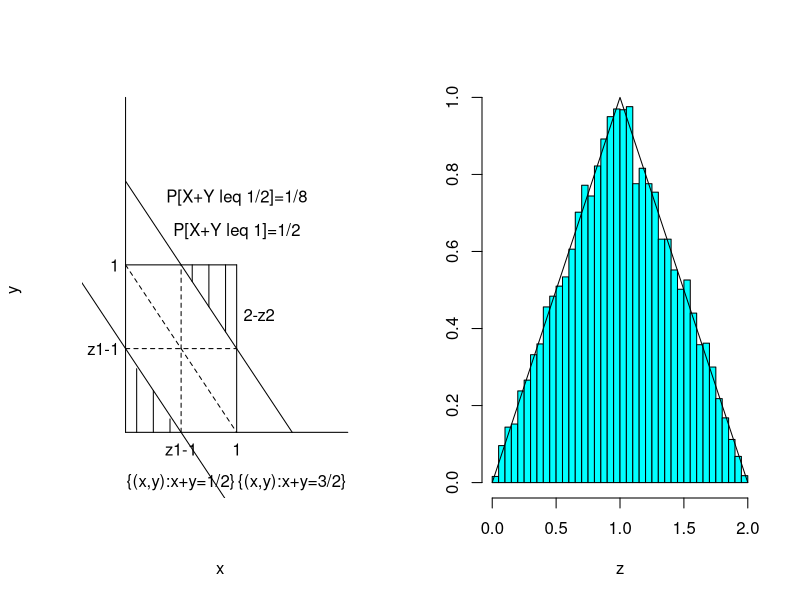

The R source for this figure:
par(mfrow=c(1,2))

x<-c(15,0)
y<-c(0,15)
plot(x,y, xlim= c(-3,20), ylim= c(-3,20),type='l', axes=F)
lines(c(10,10), c(0,10))
lines(c(0,10), c(10,10))
lines(c(-5,10), c(10,-5))
lines(c(0,20), c(0,0))
lines(c(0,0), c(0,20))
lines(c(1,1), c(0,3.8))
lines(c(2.5,2.5), c(0,2.5))
lines(c(4,4), c(0,0.8))
lines(c(6,6), c(9,10))
lines(c(7.5,7.5), c(7.5,10))
lines(c(9,9), c(6,10))
lines(c(5,5),c(0,10),lty=2)
lines(c(0,10),c(5,5),lty=2)
lines(c(0,10),c(10,0),lty=2)
text(10,-1,"1")
text(-1,10,"1")
text(5,-1,"z1-1")
text(-2,5,"z1-1")
text(12,7,"2-z2")
text(5,-3,"{(x,y):x+y=1/2}")
text(15,-3,"{(x,y):x+y=3/2}")
text(10,12,"P[X+Y leq 1]=1/2")
text(10,14,"P[X+Y leq 1/2]=1/8")

x<-runif(10000)
y<-runif(10000)
z=x+y
library(MASS)
truehist(z,nbins=30,ymax=1)
lines(c(0,1,2),c(0,1,0))